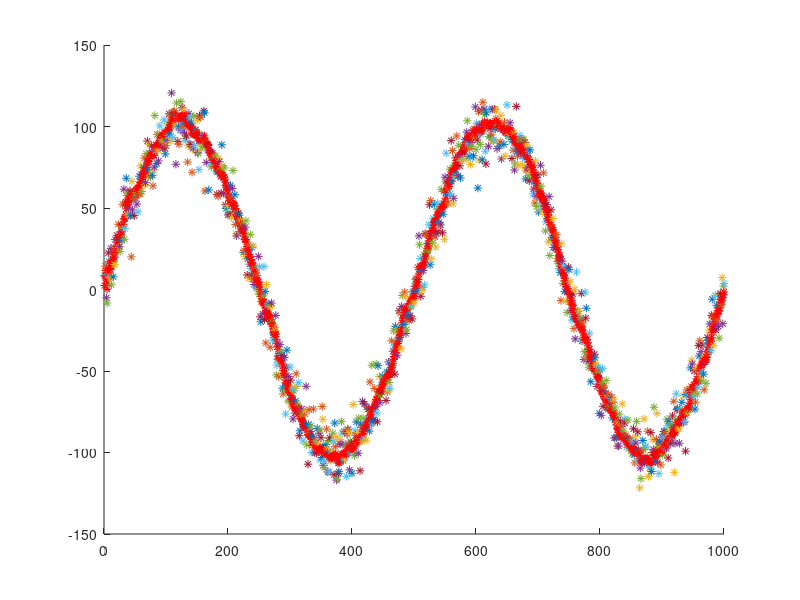

This chart was generated by the following MATLAB code:
close all;
clear;

% generate a sin wave with gaussian noise 
Z0=(1:1000);
noise=randn(1,1000)*10;  
Z = 100 * sin(2*3.14*0.002*Z0); % freq = 0.002
Z=Z+noise;

X=[0; 0];
P=[1 0; 0 1];
F=[1 1; 0 1];
Q=[0.0001, 0; 0 0.0001];  % prediction noise wk ~ N(0, Q) 
H=[1 0];
R=5;   % measurement noise vk ~ N(0, R)

figure;
hold on;

for i=1:1000
    X_ = F*X;
    P_ = F*P*F'+Q;
    K = P_*H'/(H*P_*H'+R);
    X = X_ + K*(Z(i)-H*X_);
    P = (eye(2) - K*H)*P_;
    fprintf('i=%d\n', i);
    disp(P);
    plot(i,Z(i),'*');hold on;
    plot(i,X(1),'r*');hold on;
end

